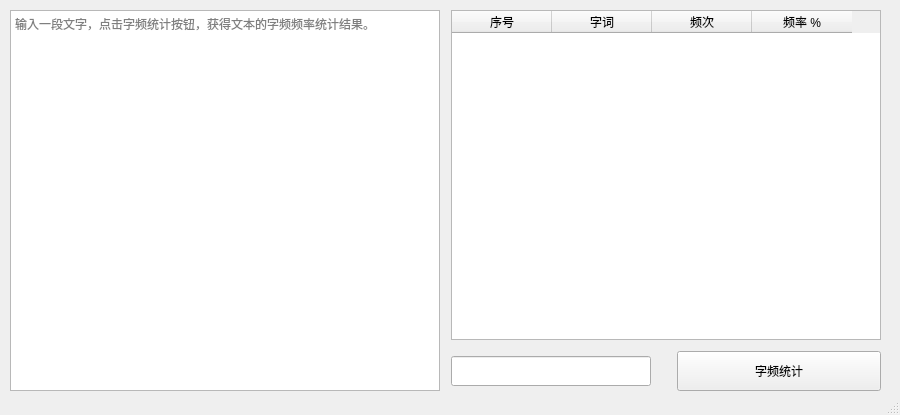
<?xml version="1.0" encoding="UTF-8"?>
<ui version="4.0">
 <class>MainWindow</class>
 <widget class="QMainWindow" name="MainWindow">
  <property name="geometry">
   <rect>
    <x>0</x>
    <y>0</y>
    <width>900</width>
    <height>415</height>
   </rect>
  </property>
  <property name="minimumSize">
   <size>
    <width>900</width>
    <height>415</height>
   </size>
  </property>
  <property name="maximumSize">
   <size>
    <width>900</width>
    <height>415</height>
   </size>
  </property>
  <property name="contextMenuPolicy">
   <enum>Qt::DefaultContextMenu</enum>
  </property>
  <property name="windowTitle">
   <string>字频频率统计工具   作者:Byxs20</string>
  </property>
  <widget class="QWidget" name="centralwidget">
   <widget class="QWidget" name="layoutWidget">
    <property name="geometry">
     <rect>
      <x>10</x>
      <y>10</y>
      <width>871</width>
      <height>381</height>
     </rect>
    </property>
    <layout class="QHBoxLayout" name="horizontalLayout_3" stretch="5,0,5">
     <item>
      <widget class="QPlainTextEdit" name="plainTextEdit">
       <property name="placeholderText">
        <string>输入一段文字，点击字频统计按钮，获得文本的字频频率统计结果。</string>
       </property>
      </widget>
     </item>
     <item>
      <spacer name="horizontalSpacer_4">
       <property name="orientation">
        <enum>Qt::Horizontal</enum>
       </property>
       <property name="sizeType">
        <enum>QSizePolicy::Minimum</enum>
       </property>
       <property name="sizeHint" stdset="0">
        <size>
         <width>5</width>
         <height>20</height>
        </size>
       </property>
      </spacer>
     </item>
     <item>
      <layout class="QVBoxLayout" name="verticalLayout">
       <item>
        <widget class="QTableWidget" name="tableWidget">
         <property name="editTriggers">
          <set>QAbstractItemView::NoEditTriggers</set>
         </property>
         <attribute name="verticalHeaderVisible">
          <bool>true</bool>
         </attribute>
         <column>
          <property name="text">
           <string>序号</string>
          </property>
         </column>
         <column>
          <property name="text">
           <string>字词</string>
          </property>
         </column>
         <column>
          <property name="text">
           <string>频次</string>
          </property>
         </column>
         <column>
          <property name="text">
           <string>频率 %</string>
          </property>
         </column>
        </widget>
       </item>
       <item>
        <spacer name="verticalSpacer">
         <property name="orientation">
          <enum>Qt::Vertical</enum>
         </property>
         <property name="sizeType">
          <enum>QSizePolicy::Minimum</enum>
         </property>
         <property name="sizeHint" stdset="0">
          <size>
           <width>20</width>
           <height>5</height>
          </size>
         </property>
        </spacer>
       </item>
       <item>
        <layout class="QHBoxLayout" name="horizontalLayout_2" stretch="10,0,10">
         <item>
          <widget class="QLineEdit" name="lineEdit">
           <property name="sizePolicy">
            <sizepolicy hsizetype="Maximum" vsizetype="Maximum">
             <horstretch>0</horstretch>
             <verstretch>0</verstretch>
            </sizepolicy>
           </property>
           <property name="minimumSize">
            <size>
             <width>0</width>
             <height>0</height>
            </size>
           </property>
           <property name="maximumSize">
            <size>
             <width>200</width>
             <height>30</height>
            </size>
           </property>
          </widget>
         </item>
         <item>
          <spacer name="horizontalSpacer">
           <property name="orientation">
            <enum>Qt::Horizontal</enum>
           </property>
           <property name="sizeHint" stdset="0">
            <size>
             <width>20</width>
             <height>20</height>
            </size>
           </property>
          </spacer>
         </item>
         <item>
          <widget class="QPushButton" name="pushButton">
           <property name="sizePolicy">
            <sizepolicy hsizetype="Minimum" vsizetype="Fixed">
             <horstretch>0</horstretch>
             <verstretch>0</verstretch>
            </sizepolicy>
           </property>
           <property name="minimumSize">
            <size>
             <width>130</width>
             <height>40</height>
            </size>
           </property>
           <property name="text">
            <string>字频统计</string>
           </property>
          </widget>
         </item>
        </layout>
       </item>
      </layout>
     </item>
    </layout>
   </widget>
  </widget>
  <widget class="QStatusBar" name="statusbar"/>
 </widget>
 <resources/>
 <connections/>
</ui>
